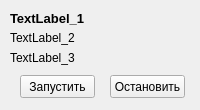
<?xml version="1.0" encoding="UTF-8"?>
<ui version="4.0">
 <class>MainWindow</class>
 <widget class="QMainWindow" name="MainWindow">
  <property name="geometry">
   <rect>
    <x>0</x>
    <y>0</y>
    <width>200</width>
    <height>110</height>
   </rect>
  </property>
  <property name="minimumSize">
   <size>
    <width>200</width>
    <height>110</height>
   </size>
  </property>
  <property name="maximumSize">
   <size>
    <width>200</width>
    <height>110</height>
   </size>
  </property>
  <property name="windowTitle">
   <string>Удаление абонентов</string>
  </property>
  <property name="windowIcon">
   <iconset>
    <normaloff>112.png</normaloff>112.png</iconset>
  </property>
  <widget class="QWidget" name="centralwidget">
   <widget class="QPushButton" name="pushButton_1">
    <property name="enabled">
     <bool>true</bool>
    </property>
    <property name="geometry">
     <rect>
      <x>20</x>
      <y>75</y>
      <width>75</width>
      <height>23</height>
     </rect>
    </property>
    <property name="text">
     <string>Запустить</string>
    </property>
    <property name="checkable">
     <bool>false</bool>
    </property>
    <property name="autoRepeat">
     <bool>false</bool>
    </property>
   </widget>
   <widget class="QPushButton" name="pushButton_2">
    <property name="geometry">
     <rect>
      <x>110</x>
      <y>75</y>
      <width>75</width>
      <height>23</height>
     </rect>
    </property>
    <property name="text">
     <string>Остановить</string>
    </property>
   </widget>
   <widget class="QLabel" name="label_1">
    <property name="geometry">
     <rect>
      <x>10</x>
      <y>10</y>
      <width>181</width>
      <height>16</height>
     </rect>
    </property>
    <property name="font">
     <font>
      <pointsize>10</pointsize>
      <weight>75</weight>
      <bold>true</bold>
     </font>
    </property>
    <property name="text">
     <string>TextLabel_1</string>
    </property>
   </widget>
   <widget class="QLabel" name="label_2">
    <property name="geometry">
     <rect>
      <x>10</x>
      <y>30</y>
      <width>181</width>
      <height>16</height>
     </rect>
    </property>
    <property name="text">
     <string>TextLabel_2</string>
    </property>
   </widget>
   <widget class="QLabel" name="label_3">
    <property name="geometry">
     <rect>
      <x>10</x>
      <y>50</y>
      <width>181</width>
      <height>16</height>
     </rect>
    </property>
    <property name="text">
     <string>TextLabel_3</string>
    </property>
   </widget>
  </widget>
 </widget>
 <resources/>
 <connections>
  <connection>
   <sender>pushButton_1</sender>
   <signal>clicked()</signal>
   <receiver>label_1</receiver>
   <slot>clear()</slot>
   <hints>
    <hint type="sourcelabel">
     <x>57</x>
     <y>86</y>
    </hint>
    <hint type="destinationlabel">
     <x>100</x>
     <y>17</y>
    </hint>
   </hints>
  </connection>
 </connections>
</ui>
